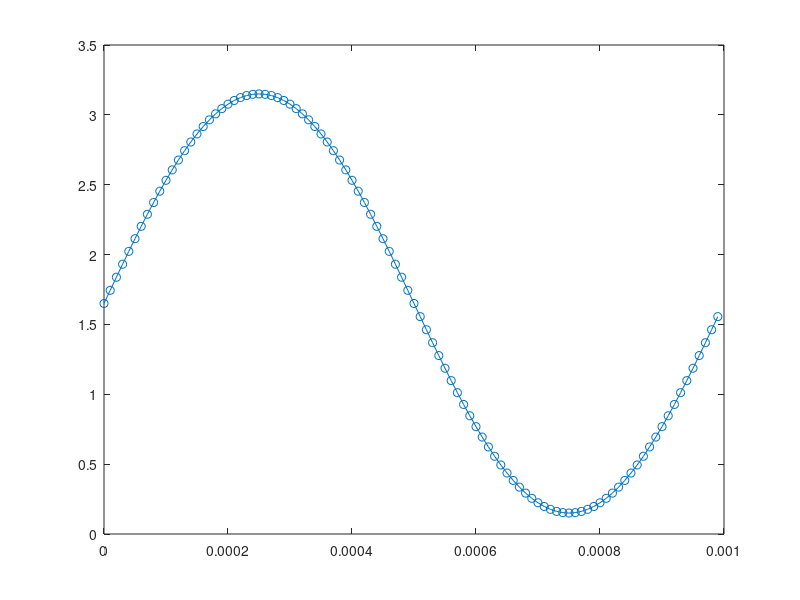

MATLAB code to generate this figure:
close all;
clear;
clc;

%1Hz - 20kHz
frec = 1000;
puntos = 100;

fro = 30e6; %DAC clock
timeStep = 1 / (frec*puntos);
periodo = 1/frec;

N = 0 : puntos-1;
w = 2*pi*frec;
y = 1.65 + 1.5*sin(w*N*timeStep);
csvwrite('sin.txt',y);

figure;
plot(N*timeStep,y, "-o");

%for LT spice
plw_t = [0, timeStep+zeros(1,puntos-1)].';
M = [plw_t, y.'];
dlmwrite('sin_spice.txt',M,'precision','+%.10f','delimiter','\t');
